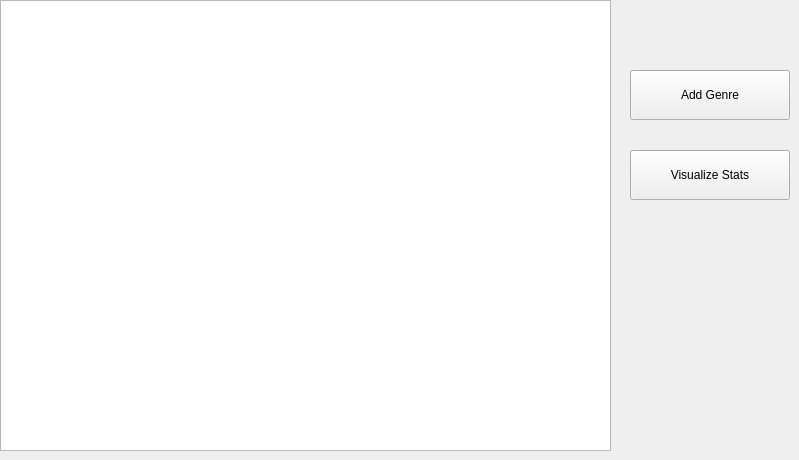
      <widget class="QWidget" name="category_tab">
       <attribute name="title">
        <string>Category Management</string>
       </attribute>
       <widget class="QTableWidget" name="table_category_admin">
        <property name="geometry">
         <rect>
          <x>0</x>
          <y>0</y>
          <width>611</width>
          <height>451</height>
         </rect>
        </property>
        <property name="styleSheet">
         <string notr="true"/>
        </property>
        <property name="columnCount">
         <number>0</number>
        </property>
        <attribute name="horizontalHeaderDefaultSectionSize">
         <number>100</number>
        </attribute>
        <attribute name="horizontalHeaderStretchLastSection">
         <bool>true</bool>
        </attribute>
       </widget>
       <widget class="QPushButton" name="Pbutton_add_genre_admin">
        <property name="geometry">
         <rect>
          <x>630</x>
          <y>70</y>
          <width>160</width>
          <height>50</height>
         </rect>
        </property>
        <property name="sizePolicy">
         <sizepolicy hsizetype="Expanding" vsizetype="Expanding">
          <horstretch>0</horstretch>
          <verstretch>0</verstretch>
         </sizepolicy>
        </property>
        <property name="minimumSize">
         <size>
          <width>160</width>
          <height>50</height>
         </size>
        </property>
        <property name="styleSheet">
         <string notr="true"/>
        </property>
        <property name="text">
         <string>Add Genre</string>
        </property>
       </widget>
       <widget class="QPushButton" name="Pbutton_visualize_stats_category_admin">
        <property name="geometry">
         <rect>
          <x>630</x>
          <y>150</y>
          <width>160</width>
          <height>50</height>
         </rect>
        </property>
        <property name="sizePolicy">
         <sizepolicy hsizetype="Expanding" vsizetype="Expanding">
          <horstretch>0</horstretch>
          <verstretch>0</verstretch>
         </sizepolicy>
        </property>
        <property name="minimumSize">
         <size>
          <width>160</width>
          <height>50</height>
         </size>
        </property>
        <property name="styleSheet">
         <string notr="true"/>
        </property>
        <property name="text">
         <string>Visualize Stats</string>
        </property>
       </widget>
      </widget>
